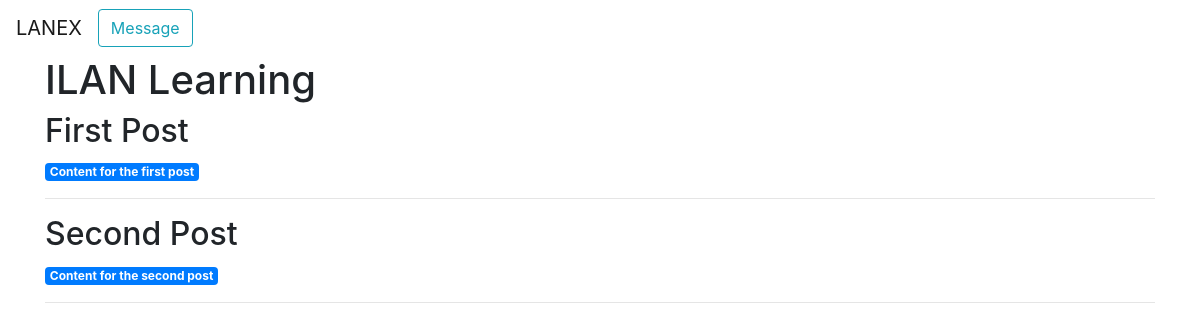
Before: / with the older database file.
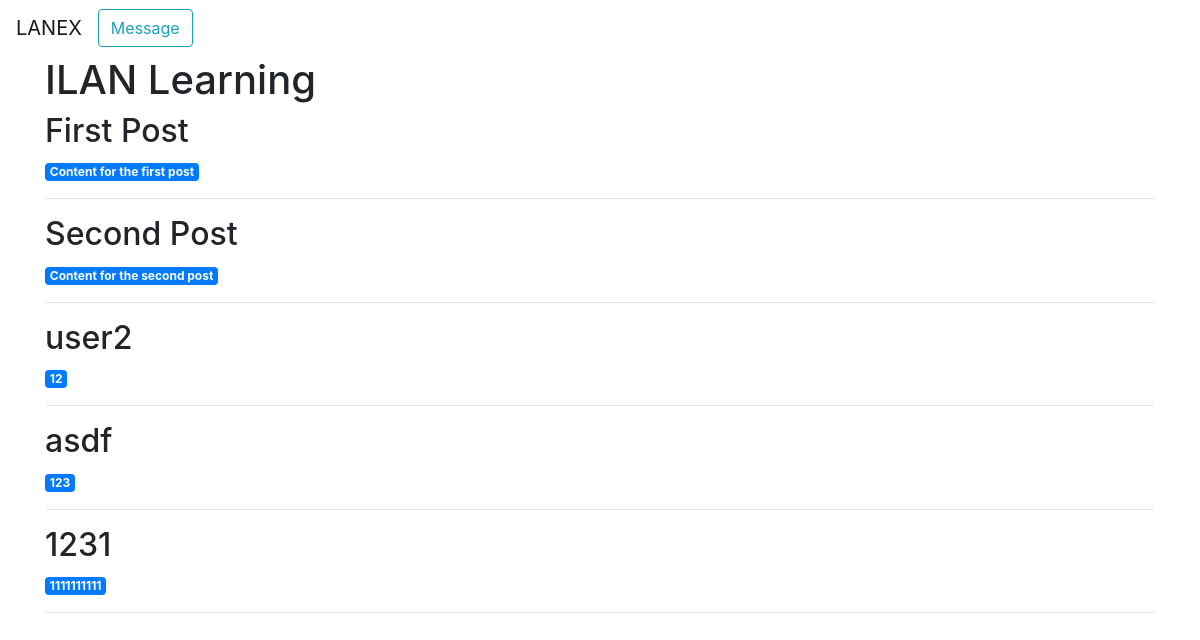
After: the same page with the newer database file.
### tables this page shows
CREATE TABLE posts (
    id INTEGER PRIMARY KEY AUTOINCREMENT,
    created TIMESTAMP NOT NULL DEFAULT CURRENT_TIMESTAMP,
    title TEXT NOT NULL,
    content TEXT NOT NULL
);

### app.py (the view)
@app.route('/')
def index():
    conn = get_db_connection()
    posts = conn.execute('SELECT * FROM posts').fetchall()
    conn.close()
    return render_template('index.html', posts=posts)

### app.py (called while the page is built)
def get_db_connection():
    conn = sqlite3.connect('database.db')
    conn.row_factory = sqlite3.Row
    return conn

### templates/index.html
{% extends 'base.html' %}
{% block content %}
<h1>{% block title %} ILAN Learning {% endblock %}</h1>
{% for post in posts %}
<h2>{{ post['title'] }}</h2>
<span class="badge badge-primary">{{ post['content'] }}</span>
<hr>
{% endfor %}
{% endblock %}

### templates/base.html (shortened to what this page needs)
<!doctype html>
<html lang="en">
<head>
    <link rel="stylesheet" href="https://stackpath.bootstrapcdn.com/bootstrap/4.3.1/css/bootstrap.min.css"
>
    <link rel="stylesheet" href="https://cdnjs.cloudflare.com/ajax/libs/font-awesome/4.7.0/css/font-awesome.min.css">
</head>
<body>
    <nav class="navbar navbar-expand-md navbar-light ">
        <a class="navbar-brand" href="{{ url_for('index')}}">LANEX</a>
        <div class="collapse navbar-collapse" id="navbarNav">
            <ul class="navbar-nav">
                <a href="message" class="btn btn-outline-info" role="button">Message</a>
            </ul>
        </div>
    </nav>
    <div class="container">
        {% block content %} {% endblock %}
    </div>
</body>
</html>

Changed rows visible on the page:
added posts: title "user2", content "12"
added posts: title "asdf", content "123"
added posts: title "1231", content "1111111111"
